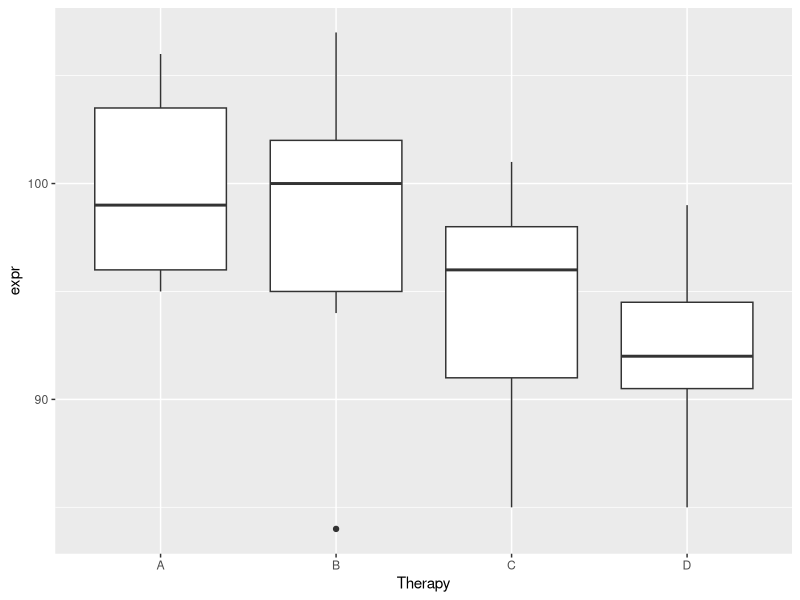
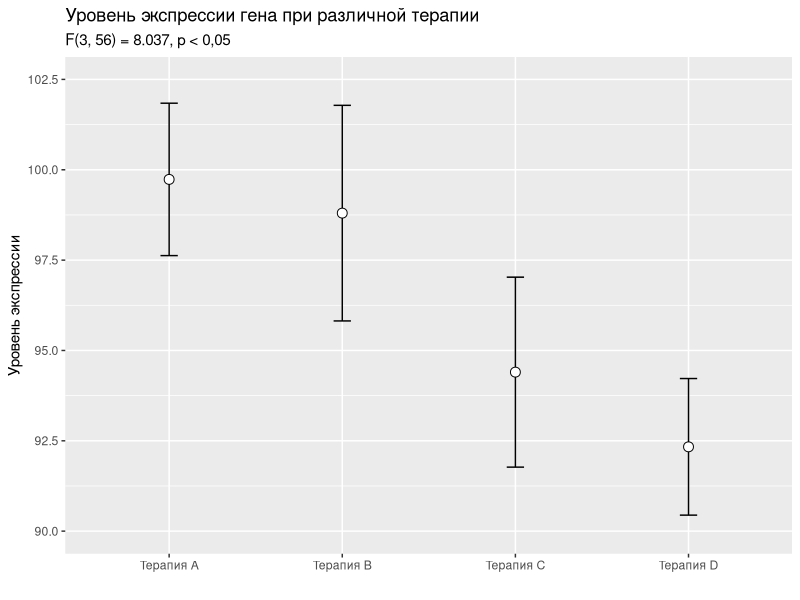
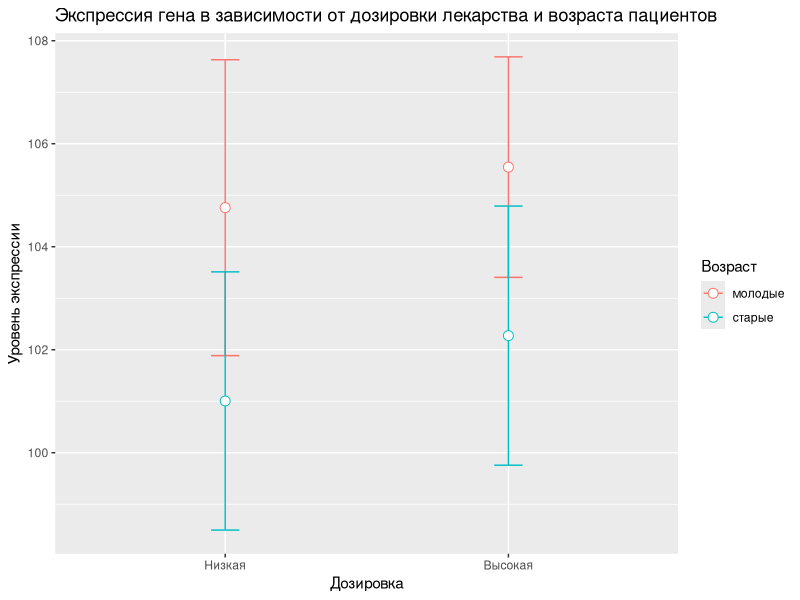

The R script that drew these images, in order:
## ---- chunk 1
library(tidyverse)
## ---- chunk 2
genetherapy <- read_csv("genetherapy.csv")
genetherapy
## ---- chunk 3
genetherapy %>%
  group_by(Therapy) %>%
  mutate(
    mean = mean(expr),
    sd = sd(expr)
  ) %>%
  ggplot(aes(Therapy, expr)) +
  geom_boxplot()
## ---- chunk 4
summary(aov(expr~Therapy, data = genetherapy))
?aov
## ---- chunk 5
se_data <- genetherapy %>%
  group_by(Therapy) %>%
  summarise(mean_expr = mean(expr),
            y_max = mean(expr) + 1.96*sd(expr) / sqrt(length(expr)),
            y_min = mean(expr) - 1.96*sd(expr) / sqrt(length(expr)))

ggplot(se_data, aes(factor(Therapy), mean_expr)) +
             geom_errorbar(aes(ymin = y_min, ymax = y_max), width = 0.1, lwd = 0.5) +
             geom_point(shape = 21, size = 3, fill = 'white') +
             labs(x = "",
                  y = "Уровень экспрессии",
                  title ="Уровень экспрессии гена при различной терапии",
                  subtitle = "F(3, 56) = 8.037, p < 0,05") +
             scale_y_continuous(limits = c(90, 102.5), 
                                breaks = seq(90, 102.5, 2.5)) +
             scale_x_discrete(labels = c('Терапия А', 'Терапия B', 'Терапия C', 'Терапия D'))
## ---- chunk 6
athero <- read_csv("atherosclerosis.csv")
birds <- read_csv("birds.csv")

summary(athero)
summary(aov(expr~age, data = athero))
summary(aov(expr~dose, data = athero))


athero <-  athero %>%
  group_by(age, dose) %>%
  summarise(mean_expr = mean(expr),
            y_max = mean(expr) + 1.96*sd(expr) / sqrt(length(expr)),
            y_min = mean(expr) - 1.96*sd(expr) / sqrt(length(expr)))
?labs
## ---- chunk 7
ggplot(athero, aes(factor(dose), mean_expr, color = factor(age))) +
             geom_errorbar(aes(ymin = y_min, ymax = y_max), width = 0.1, lwd = 0.5) +
             geom_point(shape = 21, size = 3, fill = 'white') +
             labs(x = "Дозировка",
                  y = "Уровень экспрессии",
                  title ="Экспрессия гена в зависимости от дозировки лекарства и возраста пациентов",
                  color = "Возраст") +
  scale_x_discrete(labels = c('Низкая', 'Высокая')) + 
  scale_color_discrete(labels = c('молодые', 'старые'))
## ---- chunk 8
summary(aov(var4~sex, data = birds))
summary(aov(var4~hormone, data = birds))
summary(aov(var4~hormone:sex, data = birds))
